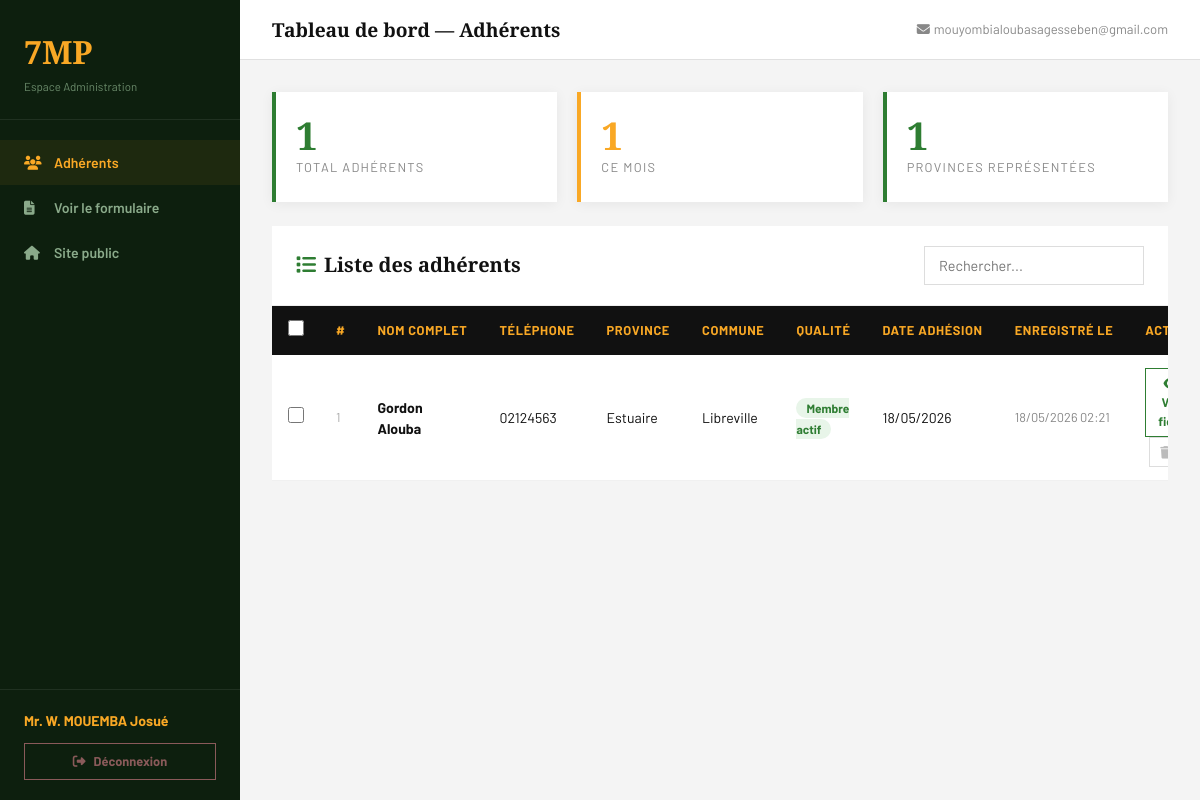
The page /dashboard/ (signed in) on the database its author committed.
### adherents/models.py (models this page shows, shortened)
class Adherent(models.Model):
    noms             = models.CharField(max_length=100)
    prenoms          = models.CharField(max_length=100)
    date_naissance   = models.DateField()
    lieu_naissance   = models.CharField(max_length=150)
    nip              = models.CharField(max_length=50, blank=True)
    profession       = models.CharField(max_length=150)
    lieu_residence   = models.CharField(max_length=150)
    qualite          = models.CharField(max_length=100, blank=True)
    province         = models.CharField(max_length=100)
    commune          = models.CharField(max_length=100)
    arrondissement   = models.CharField(max_length=100, blank=True)
    centre_vote      = models.CharField(max_length=150, blank=True)
    telephone        = models.CharField(max_length=30)
    adresse          = models.CharField(max_length=200, blank=True)
    email            = models.EmailField(blank=True)
    photo            = models.ImageField(upload_to='photos/', blank=True, null=True)
    date_adhesion    = models.DateField()
    date_enregistrement = models.DateTimeField(auto_now_add=True)
    class Meta:
        ordering = ['-date_enregistrement']
        verbose_name = 'Adhérent'
        verbose_name_plural = 'Adhérents'

### adherents/views.py (the view, shortened to what this page needs)
# urls.py: path('dashboard/',    views.dashboard,      name='dashboard'),
@login_required
def dashboard(request):
    q = request.GET.get('q', '')
    adherents = Adherent.objects.all()
    now = timezone.now()
    total        = Adherent.objects.count()
    ce_mois      = Adherent.objects.filter(
        date_enregistrement__month=now.month,
        date_enregistrement__year=now.year
    ).count()
    provinces    = Adherent.objects.values('province').distinct().count()
    context = {
        'adherents': adherents,
        'all_adherents': Adherent.objects.all(),
        'total': total,
        'ce_mois': ce_mois,
        'provinces': provinces,
        'q': q,
    }
    return render(request, 'dashboard.html', context)

### templates/dashboard.html (shortened to what this page needs)
{% load static %}
<!DOCTYPE html>
<html lang="fr">
<head>
  <link rel="stylesheet" href="https://cdnjs.cloudflare.com/ajax/libs/bootstrap/5.3.2/css/bootstrap.min.css"/>
  <link rel="stylesheet" href="https://cdnjs.cloudflare.com/ajax/libs/font-awesome/6.5.0/css/all.min.css"/>
</head>
<body>
<div class="sidebar" id="sidebar">
  <div class="sidebar-logo">
    <div class="logo-text">7MP</div>
    <div class="logo-sub">Espace Administration</div>
  </div>
  <nav class="sidebar-nav">
    <a href="/dashboard/" class="active"><i class="fas fa-users"></i>Adhérents</a>
    <a href="/formulaire/"><i class="fas fa-file-alt"></i>Voir le formulaire</a>
    <a href="/"><i class="fas fa-home"></i>Site public</a>
  </nav>
  <div class="sidebar-footer">
    <div class="admin-name">Mr. W. MOUEMBA Josué</div>
    <a href="/logout/" class="btn-logout"><i class="fas fa-sign-out-alt me-2"></i>Déconnexion</a>
  </div>
</div>
<div class="main-content">
  <div class="top-bar">
    <div class="d-flex align-items-center gap-3">
      <h4>Tableau de bord — Adhérents</h4>
    </div>
    <div style="font-size:0.82rem;color:#888;"><i class="fas fa-envelope me-1"></i>mouyombialoubasagesseben@gmail.com</div>
  </div>
  <div class="stats-grid">
    <div class="stat-card"><div class="s-num">{{ total }}</div><div class="s-label">Total adhérents</div></div>
    <div class="stat-card jaune"><div class="s-num">{{ ce_mois }}</div><div class="s-label">Ce mois</div></div>
    <div class="stat-card"><div class="s-num">{{ provinces }}</div><div class="s-label">Provinces représentées</div></div>
  </div>
  <div class="table-zone">
    <div class="table-header">
      <h5><i class="fas fa-list me-2" style="color:var(--vert);"></i>Liste des adhérents</h5>
      <div class="d-flex gap-2 flex-wrap align-items-center">
        <form method="GET" action="/dashboard/" style="margin:0;">
          <input class="search-input" type="text" name="q" value="{{ q }}" placeholder="Rechercher..."/>
        </form>
      </div>
    </div>
    <div class="table-responsive">
      <table>
        <thead>
          <tr>
            <th style="width:40px;"><input type="checkbox" id="checkAll" onchange="toggleAll(this)" title="Tout sélectionner"/></th>
            <th>#</th><th>Nom complet</th><th>Téléphone</th><th>Province</th>
            <th>Commune</th><th>Qualité</th><th>Date adhésion</th><th>Enregistré le</th><th>Action</th>
          </tr>
        </thead>
        <tbody id="tableBody">
          {% if adherents %}
            {% for a in adherents %}
            <tr id="row_{{ a.pk }}">
              <td style="text-align:center;"><input type="checkbox" class="row-check" data-id="{{ a.pk }}" onchange="onCheckChange()"/></td>
              <td style="color:#aaa;font-size:0.8rem;">{{ forloop.counter }}</td>
              <td><strong>{{ a.prenoms }} {{ a.noms }}</strong></td>
              <td>{{ a.telephone|default:"—" }}</td>
              <td>{{ a.province|default:"—" }}</td>
              <td>{{ a.commune|default:"—" }}</td>
              <td>
                {% if a.qualite %}
                  <span class="{% if 'actif' in a.qualite|lower and 'non' not in a.qualite|lower %}badge-actif{% else %}badge-autre{% endif %}">{{ a.qualite }}</span>
                {% else %}
                  <span style="color:#ccc">—</span>
                {% endif %}
              </td>
              <td style="white-space:nowrap;">{{ a.date_adhesion|date:"d/m/Y" }}</td>
              <td style="white-space:nowrap;font-size:0.8rem;color:#888;">{{ a.date_enregistrement|date:"d/m/Y H:i" }}</td>
              <td>
                <button class="btn-detail" onclick="voirFiche({{ a.pk }})"><i class="fas fa-eye me-1"></i>Voir fiche</button>
                <button class="btn-delete-row" onclick="supprimerUn({{ a.pk }}, '{{ a.prenoms }} {{ a.noms }}')"><i class="fas fa-trash"></i></button>
              </td>
            </tr>
            {% endfor %}
          {% endif %}
        </tbody>
      </table>
    </div>
  </div>
</div>
</body>
</html>

### templates/dashboard.html (style rules this page uses)
:root { --vert:#2E7D32; --jaune:#F9A825; --noir:#111111; --blanc:#FAFAFA; --gris:#F4F4F4; --rouge:#C62828; --sidebar:#0d1f0e; }
* { margin:0; padding:0; box-sizing:border-box; }
body { font-family:'Barlow',sans-serif; background:var(--gris); color:var(--noir); }
.sidebar { width:240px; min-height:100vh; background:var(--sidebar); position:fixed; left:0; top:0; z-index:200; display:flex; flex-direction:column; transition:transform 0.3s; }
.sidebar-logo { padding:28px 24px 24px; border-bottom:1px solid rgba(255,255,255,0.08); }
.sidebar-logo .logo-text { font-family:'Playfair Display',serif; font-size:2rem; font-weight:900; color:var(--jaune); }
.sidebar-logo .logo-sub { color:#6a8a6a; font-size:0.72rem; margin-top:2px; }
.sidebar-nav { padding:20px 0; flex:1; }
.sidebar-nav a { display:flex; align-items:center; gap:12px; padding:12px 24px; color:#8aaa8a; font-size:0.88rem; font-weight:600; text-decoration:none; transition:all 0.2s; }
.sidebar-nav a:hover, .sidebar-nav a.active { color:var(--jaune); background:rgba(249,168,37,0.07); }
.sidebar-nav a i { width:18px; }
.sidebar-footer { padding:20px 24px; border-top:1px solid rgba(255,255,255,0.08); }
.sidebar-footer .admin-name { color:var(--jaune); font-weight:700; font-size:0.88rem; }
.btn-logout { margin-top:12px; width:100%; background:transparent; color:#8a5a5a; border:1px solid #8a5a5a; padding:8px; font-size:0.8rem; font-weight:700; cursor:pointer; transition:all 0.2s; text-decoration:none; display:block; text-align:center; }
.main-content { margin-left:240px; min-height:100vh; background:var(--gris); }
.top-bar { background:#fff; padding:18px 32px; border-bottom:1px solid #e0e0e0; display:flex; align-items:center; justify-content:space-between; gap:16px; }
.top-bar h4 { font-family:'Playfair Display',serif; font-weight:700; font-size:1.2rem; margin:0; }
.stats-grid { display:grid; grid-template-columns:repeat(auto-fit,minmax(180px,1fr)); gap:20px; padding:32px 32px 0; }
.stat-card { background:#fff; padding:24px 20px; box-shadow:0 2px 12px rgba(0,0,0,0.06); border-left:4px solid var(--vert); }
.stat-card .s-num { font-family:'Playfair Display',serif; font-size:2.4rem; font-weight:900; color:var(--vert); line-height:1; }
.stat-card .s-label { color:#888; font-size:0.8rem; text-transform:uppercase; letter-spacing:0.1em; margin-top:4px; }
.stat-card.jaune { border-color:var(--jaune); }
.stat-card.jaune .s-num { color:var(--jaune); }
.table-zone { padding:24px 32px 40px; }
.table-header { background:#fff; padding:20px 24px; border-bottom:1px solid #eee; display:flex; align-items:center; justify-content:space-between; flex-wrap:wrap; gap:12px; }
.table-header h5 { font-family:'Playfair Display',serif; font-weight:700; margin:0; }
.search-input { border:1.5px solid #ddd; padding:8px 14px; font-family:'Barlow',sans-serif; font-size:0.9rem; outline:none; width:220px; transition:border-color 0.2s; }
.table-responsive { background:#fff; overflow-x:auto; }
table { width:100%; border-collapse:collapse; font-size:0.88rem; }
thead { background:var(--noir); }
thead th { color:var(--jaune); font-weight:700; padding:14px 16px; text-align:left; white-space:nowrap; font-size:0.8rem; letter-spacing:0.05em; text-transform:uppercase; }
tbody tr { border-bottom:1px solid #f0f0f0; transition:background 0.15s; }
tbody td { padding:13px 16px; vertical-align:middle; }
.badge-actif { background:#e8f5e9; color:var(--vert); font-size:0.75rem; font-weight:700; padding:3px 10px; border-radius:20px; }
.btn-detail { background:none; border:1px solid var(--vert); color:var(--vert); padding:5px 12px; font-size:0.78rem; font-weight:700; cursor:pointer; transition:all 0.2s; }
.btn-delete-row { background:none; border:1px solid #ddd; color:#bbb; padding:5px 10px; font-size:0.78rem; cursor:pointer; transition:all 0.2s; margin-left:4px; }
input[type="checkbox"] { width:16px; height:16px; cursor:pointer; accent-color:var(--rouge); }

### rows shown on the page
Adherent: prenoms "Gordon", noms "Alouba", telephone "02124563", province "Estuaire", commune "Libreville", qualite "Membre actif", date_adhesion "18/05/2026", date_enregistrement "18/05/2026 02:21"

### other values the page prints
{{ total }} "1"
{{ ce_mois }} "1"
{{ provinces }} "1"
